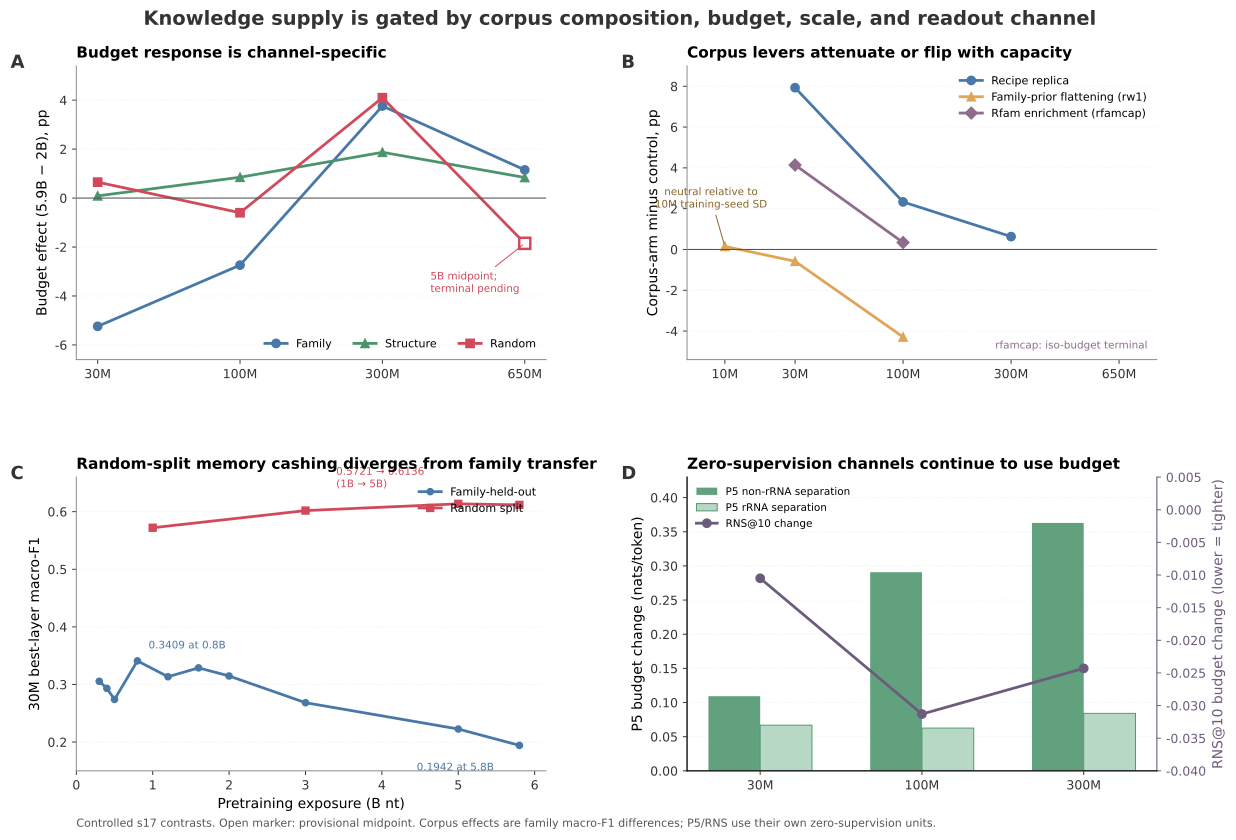

This chart was generated by the following Python code:
#!/usr/bin/python3
"""Regenerate Figure 5: corpus- and budget-gated knowledge supply (Q6).

Run: /usr/bin/python3 figs_v6/fig5_q6_supply.py
All source paths are absolute; outputs are PNG (300 dpi) and PDF.

Input SHA-256:
  p02c_factorial_table.csv: 51502cb34d6d3799cba6ef85bb2e9021fbc577a2ffe319fd9a44cc9156e5c0f3
  p02c_structure_budget_matrix.csv: 95bcaa10d94be8362ea8c8937e6cb32d1436767934aaf497a3f0c8f4daaf3642
  p02c_corpus_arm_table.csv: b56d8723cd5bb1f840b98f83671c11456f26e2f2acc0177c83554a7a2f5d235e
  p5rns_b59_verdict.json: 0d9222d8f6e1f8d351e392c59d61adfda617bff2b51e6fb9a2c4205a8019b87b
  probe_results_b59_family.jsonl: 0373b139c4466e8af0cfa40d842a69b507fbe1d356fe8b1eab47e443d69f383f
  random_midpoints_results.jsonl: e8de196c010f49780f9296cb6c3fe19cc2e6ae015dd62649429f352d99795495
"""

import csv
import json
from collections import defaultdict
from pathlib import Path

import matplotlib
matplotlib.use("Agg")
import matplotlib.pyplot as plt
import numpy as np

ROOT = Path("/Users/liucunyu/Documents/课题idea 数据 结论/浙江大学/RNA 相关模型/RNA_LM_迁移学习机理研究")
BACKUP = Path("/Volumes/orico-disc/A100 大量项目文件备份/03_RNA迁移学习_rna-sc")
FACTORIAL = ROOT / "对账_P0_20261125/p02c_factorial_table.csv"
STRUCTURE = ROOT / "对账_P0_20261125/p02c_structure_budget_matrix.csv"
CORPUS = ROOT / "对账_P0_20261125/p02c_corpus_arm_table.csv"
P5RNS = BACKUP / "eval_evidence_logs/evidence/p5rns_b59_verdict.json"
FAMILY_LEDGER = BACKUP / "eval_evidence_logs/eval/probe_results_b59_family.jsonl"
RANDOM_MIDPOINTS = BACKUP / "eval_evidence_logs/eval/random_midpoints_results.jsonl"
OUTPUT = ROOT / "figs_v6"

SCALES = ["30M", "100M", "300M", "650M"]
X = np.arange(len(SCALES))
COLORS = {
    "family": "#4878A8",
    "structure": "#4C956C",
    "random": "#D1495B",
    "replica": "#4878A8",
    "rw1": "#E0A458",
    "rfamcap": "#8E6C8A",
    "rns": "#6C5B7B",
    "ink": "#333333",
}

plt.rcParams.update({
    "font.family": "DejaVu Sans",
    "font.size": 9,
    "axes.labelsize": 10,
    "axes.titlesize": 11,
    "legend.fontsize": 8,
    "xtick.labelsize": 9,
    "ytick.labelsize": 9,
    "axes.unicode_minus": False,
    "pdf.fonttype": 42,
    "ps.fonttype": 42,
})


def read_csv(path):
    with path.open(newline="") as handle:
        return list(csv.DictReader(handle))


def style(ax):
    ax.spines[["top", "right"]].set_visible(False)
    ax.spines[["left", "bottom"]].set_color("#888888")
    ax.spines[["left", "bottom"]].set_linewidth(0.7)
    ax.tick_params(length=3, width=0.7, colors=COLORS["ink"])
    ax.grid(axis="y", color="#999999", alpha=0.18, linestyle=":", linewidth=0.6)
    ax.set_axisbelow(True)


def panel_label(ax, label):
    ax.text(-0.14, 1.04, label, transform=ax.transAxes, fontsize=13,
            fontweight="bold", va="top", color=COLORS["ink"])


factorial = read_csv(FACTORIAL)
structure = read_csv(STRUCTURE)
corpus = read_csv(CORPUS)

family = {
    row["scale"]: float(row["delta_recomputed_pp"])
    for row in factorial
    if row["channel"] == "family" and row["protocol"] == "single_seed_s17_final"
}
random = {
    row["scale"]: float(row["delta_recomputed_pp"])
    for row in factorial
    if row["channel"] == "random"
}
structure_delta = {
    row["scale"]: float(row["budget_delta_recomputed_pp"])
    for row in structure
}

fig, axes = plt.subplots(2, 2, figsize=(12.8, 8.6))
fig.subplots_adjust(left=0.075, right=0.92, bottom=0.09, top=0.91,
                    hspace=0.40, wspace=0.30)

# A: the three downstream/readout channels under the same budget intervention.
ax = axes[0, 0]
for channel, values, marker in [
    ("family", family, "o"),
    ("structure", structure_delta, "^"),
    ("random", random, "s"),
]:
    ax.plot(X, [values[s] for s in SCALES], color=COLORS[channel],
            marker=marker, markersize=6, linewidth=2, label=channel.capitalize())
ax.plot(X[-1], random["650M"], marker="s", markersize=8,
        markerfacecolor="white", markeredgecolor=COLORS["random"],
        markeredgewidth=1.8, linestyle="None")
ax.annotate("5B midpoint;\nterminal pending", (X[-1], random["650M"]),
            xytext=(-68, -35), textcoords="offset points", fontsize=7.5,
            color=COLORS["random"], arrowprops={"arrowstyle": "-", "color": COLORS["random"], "lw": 0.7})
ax.axhline(0, color="#555555", linewidth=0.8)
ax.set_xticks(X, SCALES)
ax.set_ylim(-6.6, 5.4)
ax.set_ylabel("Budget effect (5.9B − 2B), pp")
ax.set_title("Budget response is channel-specific", loc="left", fontweight="bold")
ax.legend(frameon=False, loc="lower right", ncol=3)
panel_label(ax, "A")
style(ax)

# B: controlled corpus interventions; no external-model comparison is included.
ax = axes[0, 1]
series = {
    "replica": ("Recipe replica", "rinalmo_corpus_replica", ["30M", "100M", "300M"], "o"),
    "rw1": ("Family-prior flattening (rw1)", "rw1_reweighting", ["10M", "30M", "100M"], "^"),
    "rfamcap": ("Rfam enrichment (rfamcap)", "rfamcap_family_final_supplement", ["30M", "100M"], "D"),
}
for key, (label, section, scales, marker) in series.items():
    rows = {row["scale"]: row for row in corpus if row["section"] == section}
    # Put 10M at a separate left position while retaining the shared scale order.
    positions = [-0.65 if s == "10M" else SCALES.index(s) for s in scales]
    ax.plot(positions, [float(rows[s]["delta_recomputed_pp"]) for s in scales],
            color=COLORS[key], marker=marker, markersize=6, linewidth=2, label=label)
ax.axhline(0, color="#555555", linewidth=0.8)
ax.annotate("neutral relative to\n10M training-seed SD", (-0.65, 0.15),
            xytext=(-10, 28), textcoords="offset points", ha="center", fontsize=7.5,
            color="#8A642C", arrowprops={"arrowstyle": "-", "color": "#8A642C", "lw": 0.7})
ax.text(0.98, 0.03, "rfamcap: iso-budget terminal", transform=ax.transAxes,
        ha="right", va="bottom", fontsize=7.5, color=COLORS["rfamcap"])
ax.set_xticks([-0.65, 0, 1, 2, 3], ["10M", "30M", "100M", "300M", "650M"])
ax.set_xlim(-1.0, 3.35)
ax.set_ylim(-5.4, 9.0)
ax.set_ylabel("Corpus-arm minus control, pp")
ax.set_title("Corpus levers attenuate or flip with capacity", loc="left", fontweight="bold")
ax.legend(frameon=False, loc="upper right")
panel_label(ax, "B")
style(ax)

# C: within-run trajectories, using best layer independently at each checkpoint.
ax = axes[1, 0]
family_trajectory = defaultdict(lambda: (-1.0, None))
with FAMILY_LEDGER.open() as handle:
    for line in handle:
        row = json.loads(line)
        run = row.get("run", "")
        is_main = run == "RNA-Sc-30M_s17_b59" or run.startswith("RNA-Sc-30M_s17_b59_ck")
        if not is_main or row.get("n_train", 0) < 20000 or "family" not in row.get("split", ""):
            continue
        nt = row["ckpt_nt"]
        if row["f1_macro"] > family_trajectory[nt][0]:
            family_trajectory[nt] = (row["f1_macro"], row["layer"])
random_trajectory = {}
with RANDOM_MIDPOINTS.open() as handle:
    for line in handle:
        row = json.loads(line)
        if row["run"].startswith("RNA-Sc-30M_s17_b59_"):
            random_trajectory[row["ckpt_nt"]] = row["best_f1_macro"]
random_final = next(row for row in factorial if row["channel"] == "random" and row["scale"] == "30M")
family_terminal = next(row for row in factorial if row["channel"] == "family" and row["scale"] == "30M")
random_trajectory[int(float(family_terminal["ckpt_nt_59b"]))] = float(random_final["f1_59b"])

f_nt = sorted(family_trajectory)
r_nt = sorted(random_trajectory)
ax.plot([nt / 1e9 for nt in f_nt], [family_trajectory[nt][0] for nt in f_nt],
        color=COLORS["family"], marker="o", markersize=4.5, linewidth=2,
        label="Family-held-out")
ax.plot([nt / 1e9 for nt in r_nt], [random_trajectory[nt] for nt in r_nt],
        color=COLORS["random"], marker="s", markersize=5, linewidth=2,
        label="Random split")
ax.annotate("0.3409 at 0.8B", (0.800037752, family_trajectory[800037752][0]),
            xytext=(8, 9), textcoords="offset points", fontsize=7.5, color=COLORS["family"])
ax.annotate("0.1942 at 5.8B", (f_nt[-1] / 1e9, family_trajectory[f_nt[-1]][0]),
            xytext=(-74, -18), textcoords="offset points", fontsize=7.5, color=COLORS["family"])
ax.annotate("0.5721 → 0.6136\n(1B → 5B)", (5e9 / 1e9, random_trajectory[5000000000]),
            xytext=(-88, 12), textcoords="offset points", fontsize=7.5, color=COLORS["random"])
ax.set_xlim(0, 6.15)
ax.set_ylim(0.15, 0.66)
ax.set_xlabel("Pretraining exposure (B nt)")
ax.set_ylabel("30M best-layer macro-F1")
ax.set_title("Random-split memory cashing diverges from family transfer", loc="left", fontweight="bold")
ax.legend(frameon=False, loc="upper right")
panel_label(ax, "C")
style(ax)

# D: zero-supervision channels reject a shared representation ceiling.
ax = axes[1, 1]
with P5RNS.open() as handle:
    verdict = json.load(handle)
small_scales = ["30M", "100M", "300M"]
small_x = np.arange(len(small_scales))
nonrrna = [verdict["matrix"][s]["nonrRNA_budget_delta"] for s in small_scales]
rrna = [verdict["matrix"][s]["rRNA_budget_delta"] for s in small_scales]
rns = [verdict["matrix"][s]["RNS_budget_delta"] for s in small_scales]
width = 0.32
bars1 = ax.bar(small_x - width / 2, nonrrna, width, color=COLORS["structure"],
               alpha=0.88, label="P5 non-rRNA separation")
bars2 = ax.bar(small_x + width / 2, rrna, width, color="#B8D8C6",
               edgecolor=COLORS["structure"], linewidth=0.7, label="P5 rRNA separation")
ax.set_xticks(small_x, small_scales)
ax.set_ylim(0, 0.43)
ax.set_ylabel("P5 budget change (nats/token)")
ax.set_title("Zero-supervision channels continue to use budget", loc="left", fontweight="bold")
ax_rns = ax.twinx()
ax_rns.plot(small_x, rns, color=COLORS["rns"], marker="o", markersize=6,
            linewidth=2, label="RNS@10 change")
ax_rns.set_ylim(-0.040, 0.005)
ax_rns.set_ylabel("RNS@10 budget change (lower = tighter)", color=COLORS["rns"])
ax_rns.tick_params(axis="y", colors=COLORS["rns"], length=3, width=0.7)
ax_rns.spines["top"].set_visible(False)
ax_rns.spines["right"].set_color(COLORS["rns"])
handles, labels = ax.get_legend_handles_labels()
handles2, labels2 = ax_rns.get_legend_handles_labels()
ax.legend(handles + handles2, labels + labels2, frameon=False, loc="upper left", fontsize=7.5)
panel_label(ax, "D")
style(ax)
ax_rns.set_axisbelow(True)

fig.suptitle("Knowledge supply is gated by corpus composition, budget, scale, and readout channel",
             fontsize=14, fontweight="bold", color=COLORS["ink"], y=0.975)
fig.text(0.075, 0.025,
         "Controlled s17 contrasts. Open marker: provisional midpoint. Corpus effects are family macro-F1 differences; "
         "P5/RNS use their own zero-supervision units.",
         fontsize=8, color="#555555")

OUTPUT.mkdir(parents=True, exist_ok=True)
fig.savefig(OUTPUT / "fig5_q6_supply.png", dpi=300, bbox_inches="tight")
fig.savefig(OUTPUT / "fig5_q6_supply.pdf", bbox_inches="tight")
plt.close(fig)
print(OUTPUT / "fig5_q6_supply.png")
print(OUTPUT / "fig5_q6_supply.pdf")
